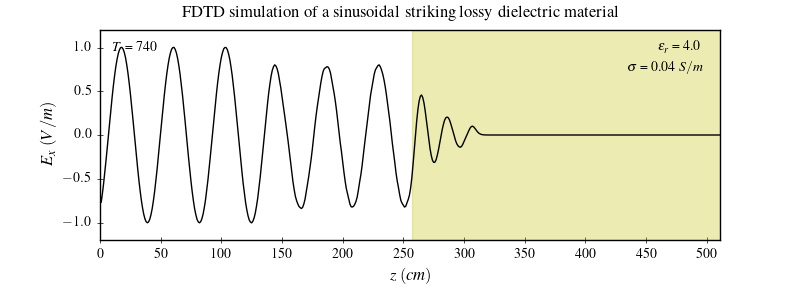

Source code (Julia):
#!/usr/bin/env julia
# File: fd1d_1_5.jl
# Name: D.Saravanan
# Date: 27/02/2025

""" Simulation of a propagating sinusoidal wave of 700 MHz striking a lossy
dielectric with a dielectric constant of 4 and conductivity of 0.04 (S/m) """

import PyPlot as plt

plt.matplotlib.style.use("classic")
plt.matplotlib.style.use("../pyplot.mplstyle")


function visualize(ns::Int, nx::Int, epsr::Float64, sigma::Float64, cb::Array{Float64}, ex::Array{Float64})::Nothing
    fig, ax = plt.subplots(figsize=(8,3), gridspec_kw=Dict("hspace"=>0.2))
    fig.suptitle("FDTD simulation of a sinusoidal striking lossy dielectric material")
    medium = epsr > 1 ? findall(x->x!=0,0.5./cb.-1) : 0.5./cb.-1
    ax.plot(0:nx-1, ex, color="k", linewidth=1.0)
    ax.axvspan(medium[1], medium[end], color="y", alpha=0.3)
    ax.set(xlim=(0, nx-1), ylim=(-1.2, 1.2))
    ax.set(xticks=0:Int(ceil(nx/500)*25):nx)
    ax.set(xlabel="\$z\\;(cm)\$", ylabel="\$E_x\\;(V/m)\$")
    ax.text(0.02, 0.90, "\$T\$ = $ns", transform=ax.transAxes)
    ax.text(0.90, 0.90, "\$\\epsilon_r\$ = $epsr", transform=ax.transAxes)
    ax.text(0.85, 0.80, "\$\\sigma\$ = $sigma \$S/m\$", transform=ax.transAxes)
    plt.subplots_adjust(bottom=0.2, hspace=0.45)
    plt.savefig("fd1d_1_5.png", dpi=100)
end


function sinusoidal(t::Int32, ds::Float64, freq::Float64)::Float64
    dt::Float64 = ds/6e8  # time step (s)
    return sin(2*pi*freq*dt*t)
end


function dielectric(nx::Int, dt::Float64, epsr::Float64, sigma::Float64)::Tuple
    ca = 1.0 .+ zeros(Float64, nx)
    cb = 0.5 .+ zeros(Float64, nx)
    eps0::Float64 = 8.854e-12  # vaccum permittivity (F/m)
    epsf::Float64 = dt*sigma/(2*eps0*epsr)
    ca[nx÷2+1:nx] .= (1 - epsf)/(1 + epsf)
    cb[nx÷2+1:nx] .= 0.5/(epsr*(1 + epsf))
    return ca, cb
end


function main()

    nx::Int = 512  # number of grid points
    ns::Int = 740  # number of time steps

    ex = zeros(Float64, nx)
    hy = zeros(Float64, nx)

    bc = zeros(Float64, 4)

    ds::Float64 = 0.01  # spatial step (m)
    dt::Float64 = ds/6e8  # time step (s)
    epsr::Float64 = 4.0  # relative permittivity
    sigma::Float64 = 0.04  # conductivity (S/m)
    ca, cb = dielectric(nx, dt, epsr, sigma)

    for t in Int32.(1:ns)
        # calculate the Ex field
        @views ex[2:nx] .= ca[2:nx] .* ex[2:nx] .+ cb[2:nx] .* (hy[1:nx-1] .- hy[2:nx])
        # put a sinusoidal wave at the low end
        ex[2] += sinusoidal(t, 0.01, 700e6)
        # absorbing boundary conditions
        ex[1], bc[1], bc[2] = bc[1], bc[2], ex[2]
        ex[nx], bc[4], bc[3] = bc[4], bc[3], ex[nx-1]
        # calculate the Hy field
        @views hy[1:nx-1] .+= 0.5 .* (ex[1:nx-1] .- ex[2:nx])
    end

    visualize(ns, nx, epsr, sigma, cb, ex)
end


if abspath(PROGRAM_FILE) == @__FILE__
    main()
end
